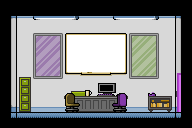

A 2D game scene composited from a Tiled map and its tileset images. What follows is a short description and the map's XML, with every tile layer's data as written:
An orthogonal 12x8 tile map with 16x16 px tiles, 7 tile layers (Fondo, Walls, Ventanas, Puerta, ...), 1 hidden layer not drawn, 12 tilesets.

<map version="1.10" tiledversion="1.10.1" orientation="orthogonal" renderorder="right-down" width="12" height="8" tilewidth="16" tileheight="16" infinite="0" nextlayerid="10" nextobjectid="1">
 <editorsettings>
  <export target="mapa_main_menu.json" format="json" />
 </editorsettings>
 <tileset firstgid="1" name="tiles_architecture_blue" tilewidth="16" tileheight="16" tilecount="63" columns="9">
  <image source="../officeAssets/Architecture/tiles_architecture_blue.png" trans="ff00ff" width="144" height="112" />
 </tileset>
 <tileset firstgid="64" name="tiles_architecture_green" tilewidth="16" tileheight="16" tilecount="63" columns="9">
  <image source="../officeAssets/Architecture/tiles_architecture_green.png" trans="ff00ff" width="144" height="112" />
 </tileset>
 <tileset firstgid="127" name="tiles_architecture_purple" tilewidth="16" tileheight="16" tilecount="63" columns="9">
  <image source="../officeAssets/Architecture/tiles_architecture_purple.png" trans="ff00ff" width="144" height="112" />
 </tileset>
 <tileset firstgid="190" name="tiles_architecture_yellow" tilewidth="16" tileheight="16" tilecount="63" columns="9">
  <image source="../officeAssets/Architecture/tiles_architecture_yellow.png" trans="ff00ff" width="144" height="112" />
 </tileset>
 <tileset firstgid="253" name="tile_door_purple" tilewidth="16" tileheight="16" tilecount="54" columns="9">
  <image source="../officeAssets/Doors/tile_door_purple.png" trans="ff00ff" width="144" height="96" />
 </tileset>
 <tileset firstgid="307" name="tiles_furniture_green" tilewidth="16" tileheight="16" tilecount="336" columns="28">
  <image source="../officeAssets/Furniture/tiles_furniture_green.png" trans="ff00ff" width="448" height="192" />
 </tileset>
 <tileset firstgid="643" name="tiles_furniture_yellow" tilewidth="16" tileheight="16" tilecount="336" columns="28">
  <image source="../officeAssets/Furniture/tiles_furniture_yellow.png" trans="ff00ff" width="448" height="192" />
 </tileset>
 <tileset firstgid="979" name="tiles_furniture_purple" tilewidth="16" tileheight="16" tilecount="336" columns="28">
  <image source="../officeAssets/Furniture/tiles_furniture_purple.png" trans="ff00ff" width="448" height="192" />
 </tileset>
 <tileset firstgid="1315" name="tiles_furniture_blue" tilewidth="16" tileheight="16" tilecount="336" columns="28">
  <image source="../officeAssets/Furniture/tiles_furniture_blue.png" trans="ff00ff" width="448" height="192" />
 </tileset>
 <tileset firstgid="1651" name="tiles_objects_purple" tilewidth="16" tileheight="16" tilecount="98" columns="14">
  <image source="../officeAssets/Objects/tiles_objects_purple.png" trans="ff00ff" width="224" height="112" />
 </tileset>
 <tileset firstgid="1749" name="tiles_objects_yellow" tilewidth="16" tileheight="16" tilecount="98" columns="14">
  <image source="../officeAssets/Objects/tiles_objects_yellow.png" trans="ff00ff" width="224" height="112" />
 </tileset>
 <tileset firstgid="1847" name="tiles_objects_green" tilewidth="16" tileheight="16" tilecount="98" columns="14">
  <image source="../officeAssets/Objects/tiles_objects_green.png" trans="ff00ff" width="224" height="112" />
 </tileset>
 <layer id="1" name="Fondo" width="12" height="8">
  <data encoding="csv">
46,46,46,46,46,46,46,46,46,46,46,46,
5,1,2,2,2,2,2,2,2,2,3,4,
14,10,11,11,11,11,11,11,11,11,12,13,
14,10,11,11,11,11,11,11,11,11,12,13,
14,10,11,11,11,11,11,11,11,11,12,13,
14,10,11,11,11,11,11,11,11,11,12,13,
23,19,20,20,20,20,20,20,20,20,21,22,
41,37,38,38,38,38,38,38,38,38,39,40
</data>
 </layer>
 <layer id="9" name="Walls" width="12" height="8">
  <data encoding="csv">
0,0,0,0,0,0,0,0,0,0,0,0,
0,0,0,0,0,0,0,0,0,0,0,0,
0,0,0,0,0,0,0,0,0,0,0,0,
0,0,0,0,0,0,0,0,0,0,0,0,
0,0,0,0,0,0,0,0,0,0,0,0,
0,0,0,0,0,0,0,0,0,0,0,0,
0,0,0,0,0,0,0,0,0,0,0,0,
0,37,38,38,38,38,38,38,38,38,39,0
</data>
 </layer>
 <layer id="2" name="Ventanas" width="12" height="8">
  <data encoding="csv">
0,0,0,0,0,0,0,0,0,0,0,0,
0,0,47,48,49,0,0,47,48,49,0,0,
0,0,133,135,0,0,0,0,70,72,0,0,
0,0,142,144,0,0,0,0,79,81,0,0,
0,0,151,153,0,0,0,0,88,90,0,0,
0,0,0,0,0,0,0,0,0,0,0,0,
0,0,0,0,0,0,0,0,0,0,0,0,
0,0,0,0,0,0,0,0,0,0,0,0
</data>
 </layer>
 <layer id="3" name="Puerta" width="12" height="8">
  <data encoding="csv">
0,0,0,0,0,0,0,0,0,0,0,0,
0,0,0,0,0,0,0,0,0,0,0,0,
0,0,0,0,0,0,0,0,0,0,0,0,
0,0,0,0,0,0,0,0,0,0,0,0,
0,0,0,0,0,0,0,0,0,0,0,255,
0,0,0,0,0,0,0,0,0,0,0,264,
0,0,0,0,0,0,0,0,0,0,0,273,
0,0,0,0,0,0,0,0,0,0,0,0
</data>
 </layer>
 <layer id="4" name="Furniture" width="12" height="8">
  <data encoding="csv">
0,0,0,0,0,0,0,0,0,0,0,0,
0,0,0,0,0,0,0,0,0,0,0,0,
0,0,0,0,1791,1792,1792,1793,0,0,0,0,
0,0,0,0,1805,1806,1806,1807,0,0,0,0,
0,0,0,0,1819,1808,1824,1821,0,0,0,0,
0,0,0,0,344,345,0,0,0,690,691,0,
0,0,0,0,372,373,0,0,0,718,719,0,
0,0,0,0,0,0,0,0,0,0,0,0
</data>
 </layer>
 <layer id="7" name="Pizarra" width="12" height="8" visible="0">
  <data encoding="csv">
0,0,0,0,0,0,0,0,0,0,0,0,
0,0,0,0,0,0,0,0,0,0,0,0,
0,0,0,0,1704,1705,1706,0,0,0,0,0,
0,0,0,0,1718,1719,1907,0,0,0,0,0,
0,0,0,0,0,0,0,0,0,0,0,0,
0,0,0,0,0,0,0,0,0,0,0,0,
0,0,0,0,0,0,0,0,0,0,0,0,
0,0,0,0,0,0,0,0,0,0,0,0
</data>
 </layer>
 <layer id="5" name="Furniture2" width="12" height="8">
  <data encoding="csv">
0,0,0,0,0,0,0,0,0,0,0,0,
0,0,0,0,0,0,0,0,0,0,0,0,
0,0,0,0,0,0,0,0,0,0,0,0,
0,0,0,0,0,0,0,0,0,0,0,0,
0,309,0,0,0,0,0,0,0,0,0,0,
0,337,0,0,0,0,1674,1675,0,1737,0,0,
0,365,0,0,369,370,370,371,0,0,0,0,
0,0,0,0,0,0,0,0,0,0,0,0
</data>
 </layer>
 <layer id="6" name="Chairs" width="12" height="8">
  <data encoding="csv">
0,0,0,0,0,0,0,0,0,0,0,0,
0,0,0,0,0,0,0,0,0,0,0,0,
0,0,0,0,0,0,0,0,0,0,0,0,
0,0,0,0,0,0,0,0,0,0,0,0,
0,0,0,0,0,0,0,0,0,0,0,0,
0,0,0,0,1826,1834,0,1732,0,0,0,0,
0,0,0,0,1840,0,0,1746,0,0,0,0,
0,0,0,0,0,0,0,0,0,0,0,0
</data>
 </layer>
</map>
